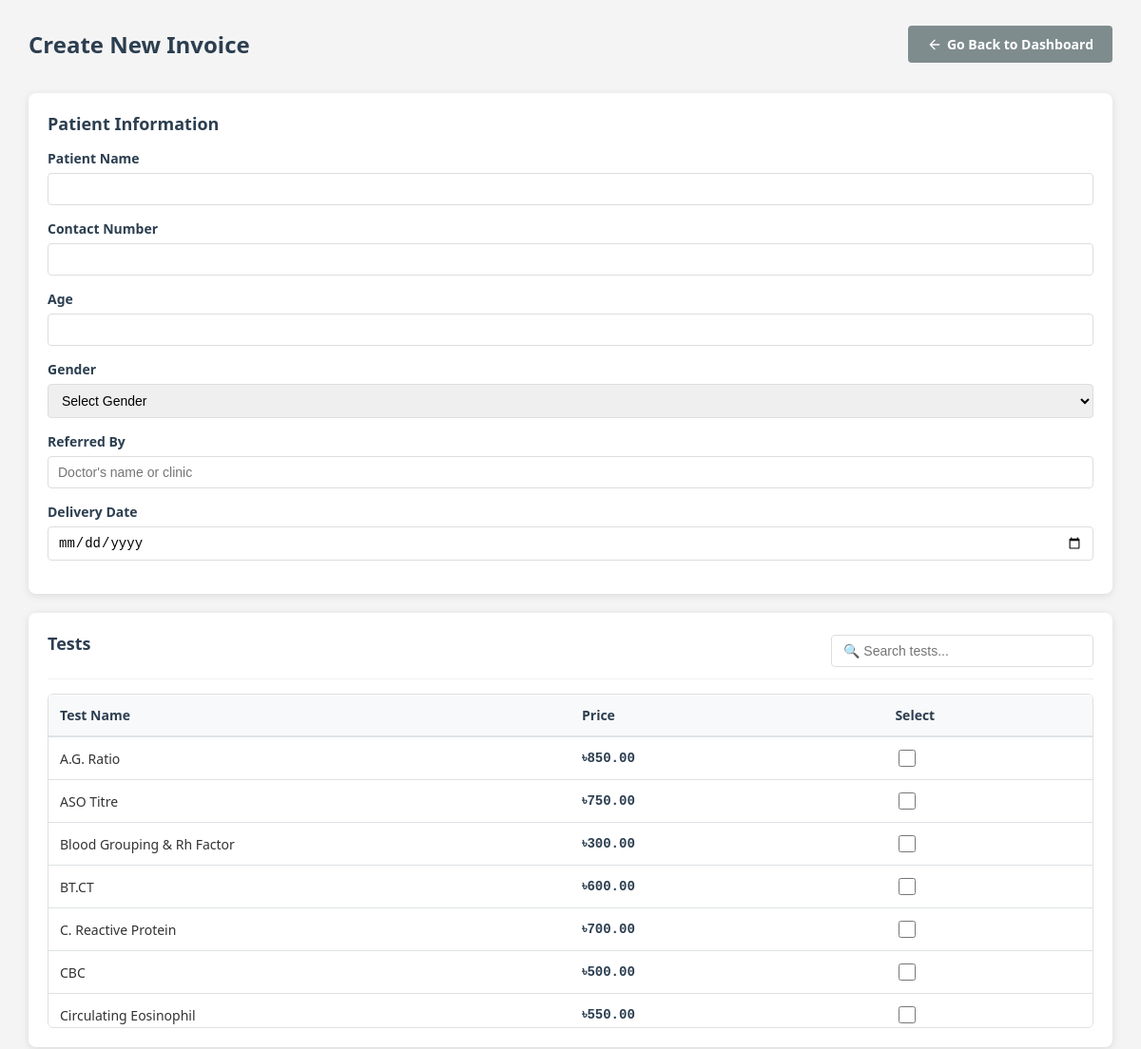
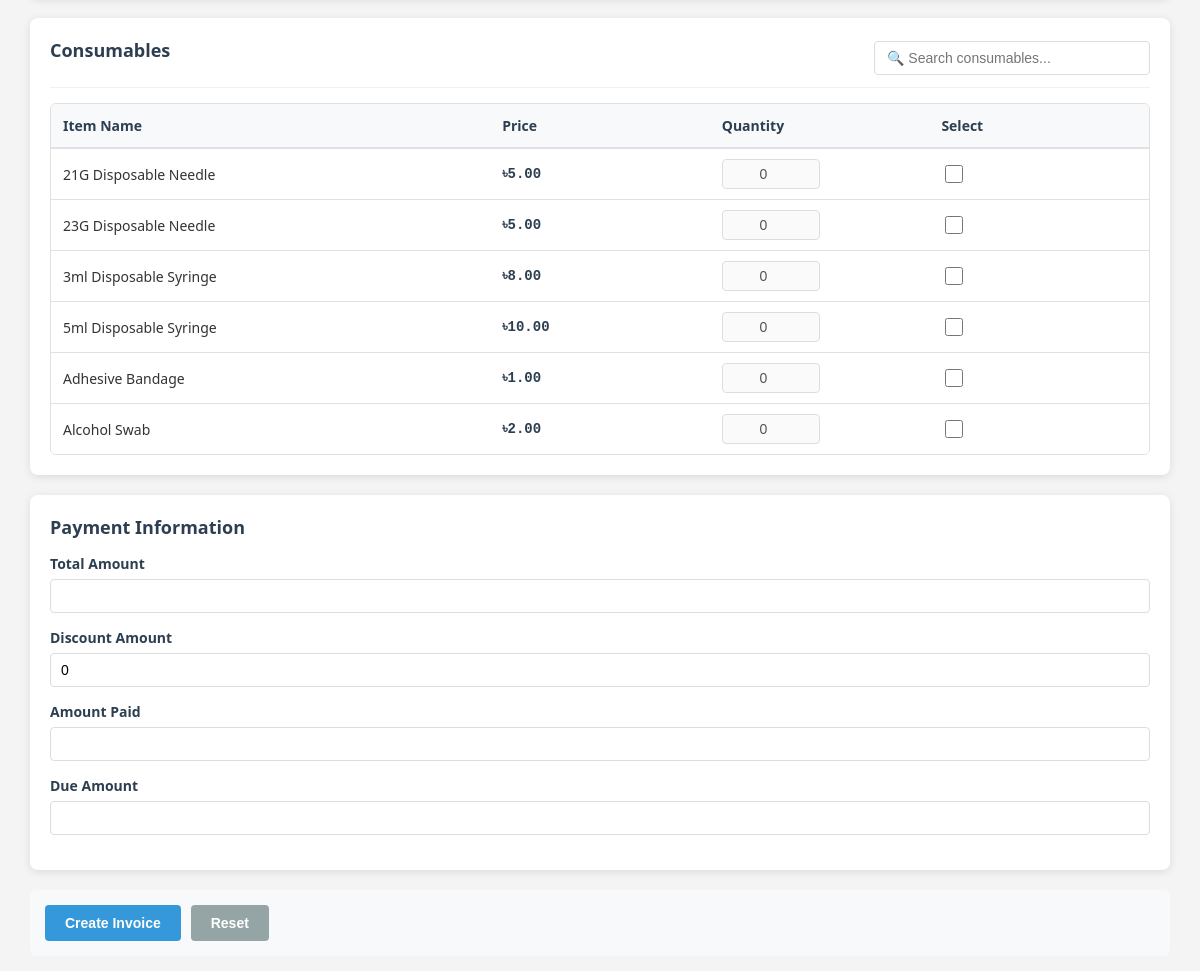
Page /pages/invoice/new_invoice.php (signed in) on the committed database (2 pictures, top to bottom).
### tables this page shows
CREATE TABLE `tests_info` (
  `id` int(11) NOT NULL AUTO_INCREMENT,
  `test_code` varchar(50) NOT NULL,
  `test_name` varchar(100) NOT NULL,
  `description` text NULL,
  `category` varchar(50) DEFAULT NULL,
  `price` decimal(10,2) DEFAULT 0.00,
  `created_at` datetime DEFAULT current_timestamp(),
  `updated_at` datetime DEFAULT current_timestamp() ON UPDATE current_timestamp(),
  PRIMARY KEY (`id`),
  UNIQUE KEY `test_code` (`test_code`),
  UNIQUE KEY `test_name` (`test_name`)
);

CREATE TABLE `consumable_info` (
  `id` int(11) NOT NULL AUTO_INCREMENT,
  `consumable_code` varchar(50) NOT NULL,
  `name` varchar(100) NOT NULL,
  `price` decimal(10,2) DEFAULT NULL,
  `unit` varchar(20) DEFAULT NULL,
  `created_at` datetime DEFAULT current_timestamp(),
  `updated_at` datetime DEFAULT current_timestamp() ON UPDATE current_timestamp(),
  PRIMARY KEY (`id`),
  UNIQUE KEY `consumable_code` (`consumable_code`)
);

### pages/invoice/new_invoice.php (the view, shortened to what this page needs)
<?php
$pdo = getDBConnection();
$dashboard_url = '/NPL/pages/user/staff_dashboard.php';
try {
    $tests = $pdo->query("SELECT * FROM tests_info ORDER BY test_name")->fetchAll(PDO::FETCH_ASSOC);
    $consumables = $pdo->query("SELECT * FROM consumable_info ORDER BY name")->fetchAll(PDO::FETCH_ASSOC);
} catch(PDOException $e) {
    die("Error fetching data: " . $e->getMessage());
}
?>
<!DOCTYPE html>
<html lang="en">
<head>
</head>
<body>
    <div class="container">
        <div class="page-header">
            <div class="page-title">
                <h2>Create New Invoice</h2>
            </div>
            <a href="<?php echo $dashboard_url; ?>" class="btn btn-back">
                <svg width="16" height="16" viewBox="0 0 24 24" fill="none" stroke="currentColor" stroke-width="2" stroke-linecap="round" stroke-linejoin="round">
                    <path d="M19 12H5M12 19l-7-7 7-7"/>
                </svg>
                Go Back to Dashboard
            </a>
        </div>
        <form id="invoiceForm" method="POST" action="add_invoice.php" onsubmit="return validateForm()">
            <div class="form-section">
                <h3>Patient Information</h3>
                <div class="form-group">
                    <label for="patient_name">Patient Name</label>
                    <input type="text" id="patient_name" name="patient_name" required>
                </div>
                <div class="form-group">
                    <label for="patient_contact">Contact Number</label>
                    <input type="tel" id="patient_contact" name="patient_contact_no" required>
                </div>
                <div class="form-group">
                    <label for="patient_age">Age</label>
                    <input type="text" id="patient_age" name="patient_age"  required>
                </div>
                <div class="form-group">
                    <label for="patient_gender">Gender</label>
                    <select id="patient_gender" name="patient_gender" required>
                        <option value="">Select Gender</option>
                    </select>
                </div>
                <div class="form-group">
                    <label for="referred_by">Referred By</label>
                    <input type="text" id="referred_by" name="referred_by" placeholder="Doctor's name or clinic" required>
                </div>
                <div class="form-group">
                    <label for="delivery_date">Delivery Date</label>
                    <input type="date" id="delivery_date" name="delivery_date" required
                           min="<?php echo date('Y-m-d'); ?>">
                </div>
            </div>
            <div class="form-section">
                <div class="section-header">
                    <h3>Tests</h3>
                    <input type="text" id="testSearch" class="search-box" placeholder="🔍 Search tests...">
                </div>
                <div class="table-container">
                    <table>
                        <thead>
                            <tr>
                                <th style="width: 50%">Test Name</th>
                                <th style="width: 30%">Price</th>
                                <th style="width: 20%">Select</th>
                            </tr>
                        </thead>
                        <tbody id="testTableBody">
                            <?php foreach ($tests as $test): ?>
                            <tr class="test-row">
                                <td><?php echo htmlspecialchars($test['test_name']); ?></td>
                                <td class="price-column">৳<?php echo number_format($test['price'], 2); ?></td>
                                <td>
                                    <input type="checkbox" class="test-checkbox" name="tests[]" value="<?php echo $test['test_code']; ?>"
                                           data-price="<?php echo $test['price']; ?>">
                                </td>
                            </tr>
                            <?php endforeach; ?>
                        </tbody>
                    </table>
                </div>
            </div>
            <div class="form-section">
                <div class="section-header">
                    <h3>Consumables</h3>
                    <input type="text" id="consumableSearch" class="search-box" placeholder="🔍 Search consumables...">
                </div>
                <div class="table-container">
                    <table>
                        <thead>
                            <tr>
                                <th style="width: 40%">Item Name</th>
                                <th style="width: 20%">Price</th>
                                <th style="width: 20%">Quantity</th>
                                <th style="width: 20%">Select</th>
                            </tr>
                        </thead>
                        <tbody id="consumableTableBody">
                            <?php foreach ($consumables as $consumable): ?>
                            <tr class="consumable-row">
                                <td><?php echo htmlspecialchars($consumable['name']); ?></td>
                                <td class="price-column">৳<?php echo number_format($consumable['price'], 2); ?></td>
                                <td>
                                    <input type="number" class="consumable-quantity" name="quantities[<?php echo $consumable['consumable_code']; ?>]"
                                           min="0" value="0" disabled>
                                </td>
                                <td>
                                    <input type="checkbox" class="consumable-checkbox" name="consumables[]"
                                           value="<?php echo $consumable['consumable_code']; ?>" data-price="<?php echo $consumable['price']; ?>">
                                </td>
                            </tr>
                            <?php endforeach; ?>
                        </tbody>
                    </table>
                </div>
            </div>
            <div class="form-section">
                <h3>Payment Information</h3>
                <div class="form-group">
                    <label for="total_amount">Total Amount</label>
                    <input type="number" id="total_amount" name="total_amount" readonly>
                </div>
                <div class="form-group">
                    <label for="discount_amount">Discount Amount</label>
                    <input type="number" id="discount_amount" name="discount_amount" value="0" min="0" step="0.01">
                </div>
                <div class="form-group">
                    <label for="amount_paid">Amount Paid</label>
                    <input type="number" id="amount_paid" name="amount_paid" required min="0" step="0.01">
                </div>
                <div class="form-group">
                    <label for="due_amount">Due Amount</label>
                    <input type="number" id="due_amount" readonly>
                </div>
            </div>
            <div class="form-actions">
                <button type="submit" name="action" value="save" class="btn btn-primary">Create Invoice</button>
                <button type="reset" class="btn btn-secondary">Reset</button>
            </div>
        </form>
    </div>
</body>
</html>

### pages/invoice/new_invoice.php (style rules this page uses)
body { font-family: 'Segoe UI', Arial, sans-serif; background: #f4f4f4; margin: 0; padding: 15px; color: #333; }
.container { max-width: 1200px; margin: 0 auto; padding: 0 15px; }
.page-header { margin-bottom: 20px; display: flex; justify-content: space-between; align-items: center; }
.page-title { flex: 1; }
.page-header h2 { color: #2c3e50; font-size: 24px; margin: 0; padding: 15px 0; }
.form-section { background: white; padding: 20px; border-radius: 8px; box-shadow: 0 2px 8px rgba(0,0,0,0.1); margin-bottom: 20px; }
.form-section h3 { color: #2c3e50; font-size: 18px; margin: 0 0 15px 0; }
.form-group { margin-bottom: 15px; }
.form-group label { display: block; margin-bottom: 6px; font-weight: 600; color: #2c3e50; font-size: 14px; }
.form-group input, .form-group select, .form-group textarea { width: 100%; padding: 8px 10px; border: 1px solid #ddd; border-radius: 4px; font-size: 14px; transition: border-color 0.3s; box-sizing: border-box; }
.section-header { display: flex; justify-content: space-between; align-items: center; margin-bottom: 15px; padding: 0 0 10px 0; border-bottom: 1px solid #f0f0f0; }
.search-box { width: 250px; padding: 8px 12px; border: 1px solid #ddd; border-radius: 4px; font-size: 14px; transition: all 0.3s; }
.table-container { margin-top: 10px; max-height: 350px; overflow-y: auto; border: 1px solid #e0e0e0; border-radius: 6px; background: white; }
table { width: 100%; border-collapse: collapse; background: white; }
th { position: sticky; top: 0; background: #f8f9fa; z-index: 1; padding: 12px; text-align: left; border-bottom: 2px solid #dee2e6; color: #2c3e50; font-weight: 600; font-size: 14px; }
td { padding: 10px 12px; text-align: left; border-bottom: 1px solid #dee2e6; font-size: 14px; vertical-align: middle; }
.test-checkbox, .consumable-checkbox { width: 18px; height: 18px; cursor: pointer; vertical-align: middle; accent-color: #3498db; }
.consumable-quantity { width: 80px; padding: 6px 8px; text-align: center; border: 1px solid #ddd; border-radius: 4px; font-size: 14px; }
.form-actions { margin-top: 20px; display: flex; gap: 10px; padding: 15px; background: #f8f9fa; border-radius: 6px; }
.btn { padding: 10px 20px; border-radius: 4px; cursor: pointer; border: none; font-size: 14px; font-weight: 600; transition: all 0.3s; }
.btn-primary { background: #3498db; color: white; }
.btn-secondary { background: #95a5a6; color: white; }
.btn-back { background: #7f8c8d; color: white; text-decoration: none; display: inline-flex; align-items: center; gap: 5px; }
.price-column { font-family: 'Courier New', monospace; font-weight: 600; color: #2c3e50; }

### rows in the picture
tests_info: test_name "A.G. Ratio", price "850.00"
tests_info: test_name "ASO Titre", price "750.00"
tests_info: test_name "Blood Grouping & Rh Factor", price "300.00"
tests_info: test_name "BT.CT", price "600.00"
tests_info: test_name "C. Reactive Protein", price "700.00"
tests_info: test_name "CBC", price "500.00"
tests_info: test_name "Circulating Eosinophil", price "550.00"
consumable_info: name "21G Disposable Needle", price "5.00"
consumable_info: name "23G Disposable Needle", price "5.00"
consumable_info: name "3ml Disposable Syringe", price "8.00"
consumable_info: name "5ml Disposable Syringe", price "10.00"
consumable_info: name "Adhesive Bandage", price "1.00"
consumable_info: name "Alcohol Swab", price "2.00"
